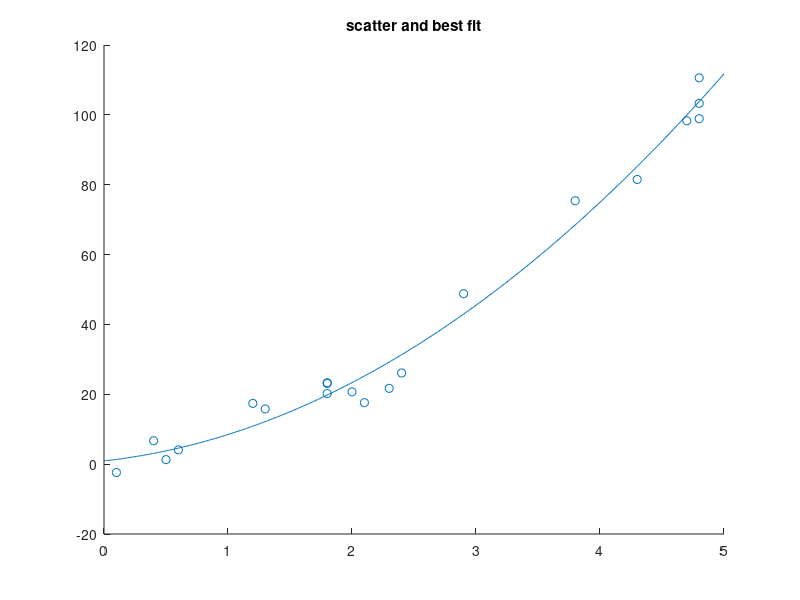

MATLAB code to generate this figure:
clear all
clc
close all

x = [4.8 2.3 2.4 1.8 4.7 1.8 0.6 3.8 2.0, ...
    1.3 2.1 0.4 0.5 4.8 4.8 2.9 0.1 1.2 1.8 4.3];
y = [98.9 21.7 26.1 20.2 98.3 23.3 4.1 75.4 20.7 15.8, ...
    17.6 6.7 1.3 103.3 110.6 48.8 -2.4 17.4 23.1 81.5];
S0 = length(x);
S1 = sum(x);
S2 = sum(x.^2);
S3 = sum(x.^3);
S4 = sum(x.^4);

T0 = sum(y);
T1 = sum(x .* y);
T2 = sum((x.^2) .* y);

A = [S0, S1, S2;
     S1, S2, S3;
     S2, S3, S4];

B = [T0; T1; T2];
coeffs = A\B;

c = coeffs(1);
b = coeffs(2);
a = coeffs(3);

fprintf(['Best-fit quadratic polynomial:' ...
    ' y = %.4fx^2 + %.4fx + %.4f\n'], a, b, c);
scatter(x, y)
xt = 0:.01:5;
yt = a*xt.^2 + b*xt + c;
yhat = [];
for i = 1:length(x)
    inputx = x(i);
    tempy = a*inputx^2 + b*inputx + c;
    yhat = [yhat tempy];
end
e = y - yhat;
fitness = norm(e, 2)^2;
fprintf(['norm squared of error = %f'], fitness)
hold on;
plot(xt,yt);
title('scatter and best fit');
hold off;
